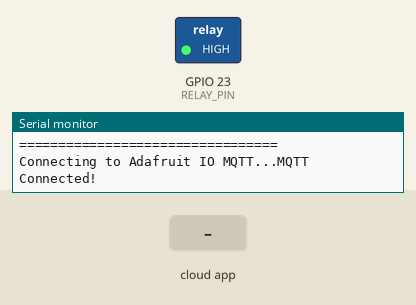
This sketch was run on a simulated ESP32. Shown: switched loads named in the sketch (green lamp = pin HIGH), the last lines printed to the serial monitor. Inputs (shaded band) come from the test bench. WiFi joins after 1.5 s; servers stay silent unless stated; no MQTT or app messages arrive unless stated.

Above: at 2.7 s.
2.8 s: the phone or cloud app sets led-control to ON
At 4.0 s:
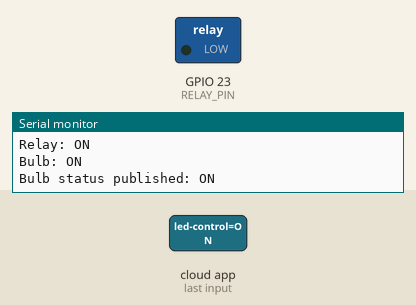
4.3 s: the phone or cloud app sets led-control to on
5.8 s: the phone or cloud app sets led-control to 1
Timing chart, 0 to 8.8 s (numbered marks = the images above; inputs shaded):
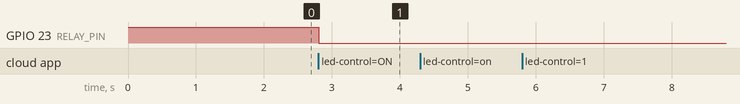

Measured:
- after the input at 2.8 s, GPIO 23 (RELAY_PIN): HIGH → LOW at once

The sketch:

task2-adafruit-mqtt.ino
```cpp
#include <WiFi.h>
#include "Adafruit_MQTT.h"
#include "Adafruit_MQTT_Client.h"

// =====================================================
// Wi-Fi Configuration
// =====================================================

#define WIFI_SSID     "YOUR_WIFI_SSID"
#define WIFI_PASSWORD "YOUR_WIFI_PASSWORD"

// =====================================================
// Adafruit IO Configuration
// =====================================================

#define AIO_SERVER      "io.adafruit.com"
#define AIO_SERVERPORT  1883

#define AIO_USERNAME    "YOUR_ADAFRUIT_IO_USERNAME"
#define AIO_KEY         "YOUR_ADAFRUIT_IO_KEY"

// =====================================================
// ESP32 Hardware
// Relay module (active LOW) on GPIO 23 switches the bulb
// =====================================================

#define RELAY_PIN 23

// =====================================================
// Wi-Fi Client
// =====================================================

WiFiClient client;

// =====================================================
// MQTT Client
// =====================================================

Adafruit_MQTT_Client mqtt(
  &client,
  AIO_SERVER,
  AIO_SERVERPORT,
  AIO_USERNAME,
  AIO_KEY
);

// =====================================================
// MQTT Feed
// Feed name: led-control
// =====================================================

Adafruit_MQTT_Subscribe ledFeed =
  Adafruit_MQTT_Subscribe(
    &mqtt,
    AIO_USERNAME "/feeds/led-control"
  );

// Feed for publishing the current bulb status
Adafruit_MQTT_Publish ledStatus =
  Adafruit_MQTT_Publish(
    &mqtt,
    AIO_USERNAME "/feeds/led-status"
  );

// =====================================================
// Connect to Wi-Fi
// =====================================================

void connectWiFi() {

  Serial.print("Connecting to Wi-Fi");

  WiFi.begin(WIFI_SSID, WIFI_PASSWORD);

  while (WiFi.status() != WL_CONNECTED) {

    delay(500);
    Serial.print(".");
  }

  Serial.println();
  Serial.println("Wi-Fi connected!");

  Serial.print("ESP32 IP Address: ");
  Serial.println(WiFi.localIP());
}

// =====================================================
// Connect to MQTT
// =====================================================

void MQTT_connect() {

  int8_t ret;

  // Already connected?
  if (mqtt.connected()) {
    return;
  }

  Serial.print("Connecting to Adafruit IO MQTT...");

  while ((ret = mqtt.connect()) != 0) {

    Serial.println(mqtt.connectErrorString(ret));

    Serial.println("Retrying MQTT connection in 5 seconds...");

    mqtt.disconnect();

    delay(5000);
  }

  Serial.println("MQTT Connected!");
}

// =====================================================
// Setup
// =====================================================

void setup() {

  Serial.begin(115200);

  // Configure relay pin
  pinMode(RELAY_PIN, OUTPUT);

  // Start with the bulb OFF (active LOW relay: HIGH = OFF)
  digitalWrite(RELAY_PIN, HIGH);

  // Connect to Wi-Fi
  connectWiFi();

  // Subscribe to LED control feed
  mqtt.subscribe(&ledFeed);

  Serial.println();
  Serial.println("=================================");
  Serial.println("ESP32 Adafruit IO MQTT LED Control");
  Serial.println("=================================");
}

// =====================================================
// Main Loop
// =====================================================

void loop() {

  // Make sure MQTT is connected
  MQTT_connect();

  // Check for incoming MQTT messages
  Adafruit_MQTT_Subscribe *subscription;

  while ((subscription = mqtt.readSubscription(5000))) {

    // Check if the message came from the control feed
    if (subscription == &ledFeed) {

      String command = (char *)ledFeed.lastread;

      Serial.print("Received command: ");
      Serial.println(command);

      // ==========================================
      // BULB ON
      // ==========================================

      if (command == "ON" || command == "on" || command == "1") {

        // Active LOW relay: LOW energises the relay
        digitalWrite(RELAY_PIN, LOW);

        Serial.println("Relay: ON");
        Serial.println("Bulb: ON");

        // Publish status
        if (!ledStatus.publish("ON")) {
          Serial.println("Failed to publish bulb status");
        }
        else {
          Serial.println("Bulb status published: ON");
        }
      }

      // ==========================================
      // BULB OFF
      // ==========================================

      else if (command == "OFF" || command == "off" || command == "0") {

        digitalWrite(RELAY_PIN, HIGH);

        Serial.println("Relay: OFF");
        Serial.println("Bulb: OFF");

        // Publish status
        if (!ledStatus.publish("OFF")) {
          Serial.println("Failed to publish bulb status");
        }
        else {
          Serial.println("Bulb status published: OFF");
        }
      }

      else {

        Serial.println("Unknown command received.");
      }
    }
  }
}
```
